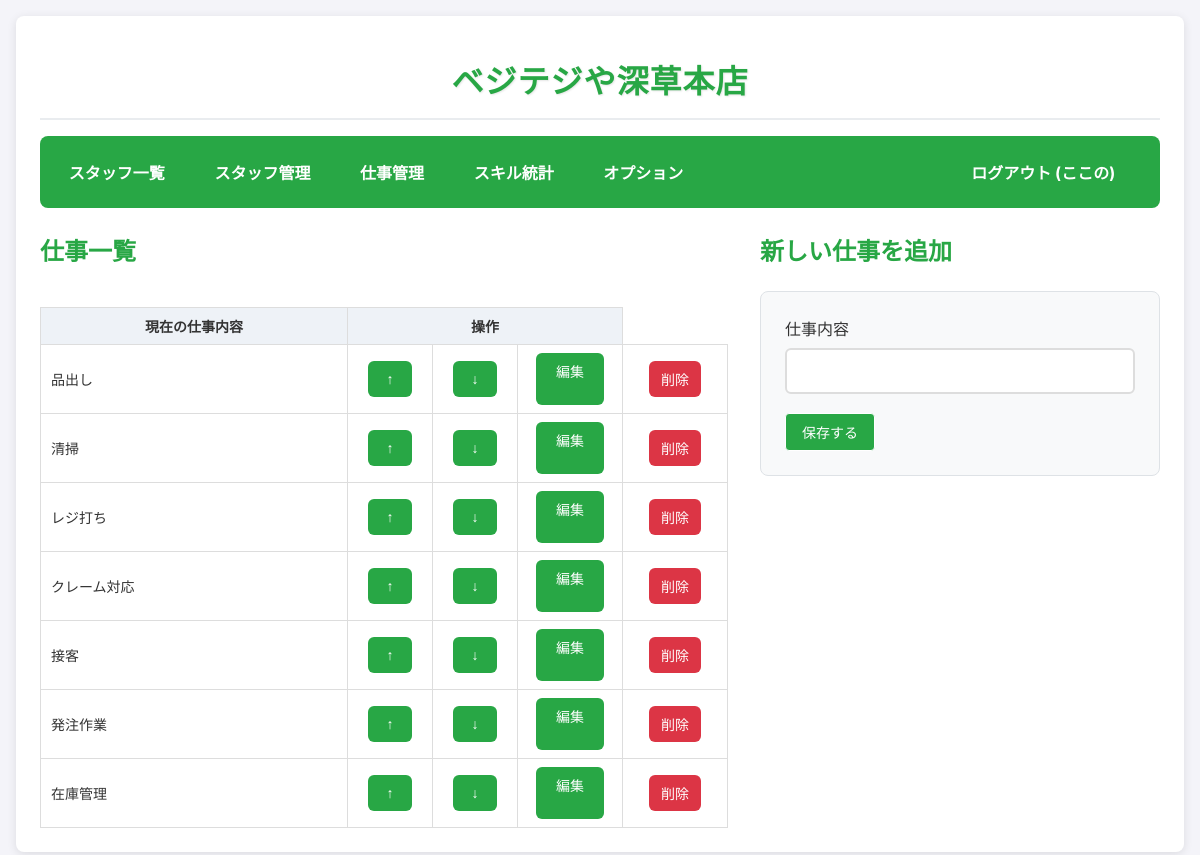
Screenshot of /admin/tasks (signed in) with the database file from the repository.
### app.py (models this page shows, shortened)
class User(UserMixin, db.Model):
    id = db.Column(db.Integer, primary_key=True)
    username = db.Column(db.String(80), unique=True, nullable=False)
    password_hash = db.Column(db.String(255), nullable=False)
    role = db.Column(db.String(80), nullable=False, default='staff')
    is_first_login = db.Column(db.Boolean, default=True)
    order_index = db.Column(db.Integer, default=0)
    skills = db.relationship('UserSkill', backref='user', cascade="all, delete-orphan")

class Task(db.Model):
    id = db.Column(db.Integer, primary_key=True)
    name = db.Column(db.String(120), nullable=False, unique=True)
    order_index = db.Column(db.Integer, default=0)

### app.py (the view, shortened to what this page needs)
@app.route('/admin/tasks', methods=['GET', 'POST'])
@app.route('/admin/tasks/<int:task_id>', methods=['GET', 'POST'])
@admin_required
def manage_tasks(task_id=None):
    task_to_edit = Task.query.get(task_id) if task_id else None
    form = TaskForm(obj=task_to_edit)
    tasks = Task.query.order_by(Task.order_index, Task.id).all()
    return render_template('admin_tasks.html', tasks=tasks, form=form)

### app.py
class TaskForm(FlaskForm):
    name = StringField('仕事内容', validators=[DataRequired(), Length(max=120)])
    submit = SubmitField('保存する')

### app.py (called while the page is built)
@login_manager.user_loader
def load_user(user_id):
    return User.query.get(int(user_id))

def admin_required(f):
    @wraps(f)
    @login_required
    def decorated_function(*args, **kwargs):
        if current_user.role != 'admin':
            flash('このページにアクセスする権限がありません。')
            return redirect(url_for('dashboard'))
        return f(*args, **kwargs)
    return decorated_function

### templates/admin_tasks.html (shortened to what this page needs)
{% extends "base.html" %}
{% block content %}
  <div class="tasks-layout">
    <div class="tasks-section">
      <h2>仕事一覧</h2>
      <div class="desktop-task-table">
        <div class="table-container">
          <table>
            <thead>
              <tr>
                <th>現在の仕事内容</th>
                <th colspan="3">操作</th>
              </tr>
            </thead>
            <tbody id="desktop-task-list">
              {% for task in tasks %}
              <tr data-task-id="{{ task.id }}">
                <td style="text-align: left; padding-left: 10px;">{{ task.name }}</td>
                <td style="width: 60px;">
                  <button onclick="moveTaskDesktop({{ task.id }}, 'up')" class="btn btn-small" {% if loop.first %}disabled{% endif %}>↑</button>
                </td>
                <td style="width: 60px;">
                  <button onclick="moveTaskDesktop({{ task.id }}, 'down')" class="btn btn-small" {% if loop.last %}disabled{% endif %}>↓</button>
                </td>
                <td style="width: 80px;">
                  <a href="{{ url_for('manage_tasks', task_id=task.id) }}" class="btn btn-small">編集</a>
                </td>
                <td style="width: 80px;">
                  <form action="{{ url_for('delete_task', task_id=task.id) }}" method="post" onsubmit="return confirm('この仕事を削除すると、全ユーザーの関連スキルデータも削除されます。本当によろしいですか？');">
                    <input type="submit" value="削除" class="btn btn-danger btn-small">
                  </form>
                </td>
              </tr>
              {% endfor %}
            </tbody>
          </table>
        </div>
      </div>
    </div>
    <div class="add-task-section">
      {% if form.name.data %}
        <h2>仕事を編集</h2>
      {% else %}
        <h2>新しい仕事を追加</h2>
      {% endif %}
      <form method="POST" class="add-task-form">
        <div class="form-group">
          {{ form.name.label }}
          {{ form.name() }}
        </div>
        {{ form.submit(class="btn btn-custom-primary-small") }}
      </form>
    </div>
  </div>
{% endblock %}

### templates/base.html (shortened to what this page needs)
<!doctype html>
<html lang="ja">
  <head>
  </head>
  <body>
    <div class="container">
      {% if current_user.is_authenticated %}
      <div class="site-header">
        <h1 class="site-title">ベジテジや深草本店</h1>
      </div>
      {% endif %}
     <nav>
        {% if current_user.is_authenticated %}
          <div class="nav-left">
            <a href="{{ url_for('dashboard') }}">スタッフ一覧</a>
            {% if current_user.role == 'admin' %}
              <a href="{{ url_for('manage_users') }}">スタッフ管理</a>
              <a href="{{ url_for('manage_tasks') }}">仕事管理</a>
              <a href="{{ url_for('skill_stats') }}">スキル統計</a>
              <a href="{{ url_for('admin_settings') }}">オプション</a>
            {% endif %}
          </div>
          <div class="nav-right">
            <a href="{{ url_for('logout') }}">ログアウト ({{ current_user.username }})</a>
          </div>
        {% endif %}
      </nav>
      {% block content %}{% endblock %}
    </div>
  </body>
</html>

### templates/base.html (style rules this page uses)
body { font-family: -apple-system, BlinkMacSystemFont, 'Segoe UI', Roboto, sans-serif; margin: 0; padding: 1em; background-color: #f4f4f9; color: #333; font-size: 16px; }
.site-header { text-align: center; margin-bottom: 1em; padding: 1em 0; border-bottom: 2px solid #e9ecef; }
.site-title { margin: 0; color: #28a745; font-size: 2em; font-weight: bold; text-shadow: 1px 1px 2px rgba(0,0,0,0.1); letter-spacing: 1px; }
nav { background-color: #28a745; padding: 1em; border-radius: 8px; margin-bottom: 1.5em; display: flex; flex-wrap: wrap; align-items: center; justify-content: space-between; }
nav a { color: white !important; text-decoration: none; margin-right: 1em; font-weight: bold; padding: 0.5em 0.8em; border-radius: 4px; transition: background-color 0.2s; }
.nav-left { display: flex; flex-wrap: wrap; gap: 0.5em; }
.nav-right { margin-left: auto; }
.container { max-width: 1200px; margin: 0 auto; background: white; padding: 1.5em; border-radius: 8px; box-shadow: 0 2px 10px rgba(0,0,0,0.1); }
h1, h2 { color: #28a745; margin-top: 0; }
.table-container { overflow-x: auto; -webkit-overflow-scrolling: touch; }
table { width: 100%; border-collapse: collapse; margin-top: 1em; min-width: 600px; }
th, td { border: 1px solid #ddd; padding: 8px 12px; text-align: center; font-size: 14px; }
th { background-color: #eef2f7; position: sticky; top: 0; z-index: 10; }
.form-group { margin-bottom: 1.2em; }
.form-group label { display: block; margin-bottom: 0.5em; font-weight: 500; }
.form-group input, .form-group select { width: 100%; padding: 12px; box-sizing: border-box; border: 2px solid #ddd; border-radius: 6px; font-size: 16px; transition: border-color 0.2s; }
.btn { padding: 12px 20px; background-color: #28a745; color: white; border: none; border-radius: 6px; cursor: pointer; text-decoration: none; display: inline-block; font-size: 16px; font-weight: 500; text-align: center; transition: background-color 0.2s; min-height: 44px; min-width: 44px; }
.btn-danger { background-color: #dc3545; }
.btn-small { padding: 8px 12px; font-size: 14px; min-height: 36px; }

### templates/admin_tasks.html (style rules this page uses)
.tasks-layout { display: grid; grid-template-columns: 1fr 400px; gap: 2em; align-items: start; }
.tasks-section h2, .add-task-section h2 { margin-top: 0; margin-bottom: 1em; }
.desktop-task-table { display: block; }
.add-task-form { background: #f8f9fa; padding: 1.5em; border-radius: 8px; border: 1px solid #dee2e6; }
.btn-custom-primary-small { background-color: #28a745 !important; border-color: #28a745 !important; color: white !important; padding: 8px 16px !important; font-size: 14px !important; border-radius: 4px !important; text-decoration: none !important; border: 1px solid !important; cursor: pointer !important; min-height: auto !important; }

### rows the page displays
User: username "ここの"
Task: name "品出し"
Task: name "清掃"
Task: name "レジ打ち"
Task: name "クレーム対応"
Task: name "接客"
Task: name "発注作業"
Task: name "在庫管理"
